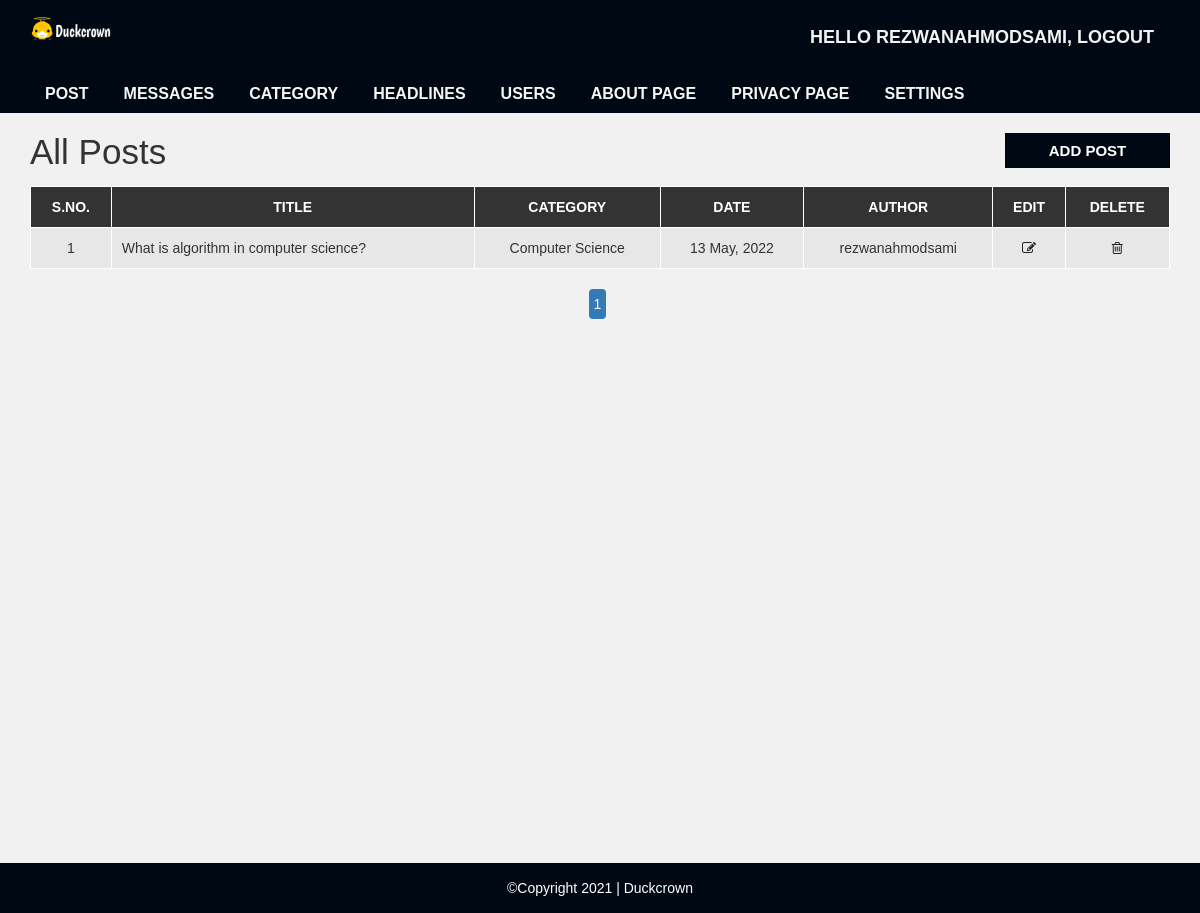
Screenshot of /admin/post.php (signed in) with the database file from the repository.
### tables this page shows
CREATE TABLE `settings` (
  `id` int(11) NOT NULL,
  `websitename` varchar(60) NOT NULL,
  `logo` varchar(50) NOT NULL,
  `footerdesc` varchar(255) NOT NULL
);

CREATE TABLE `post` (
  `post_id` int(11) NOT NULL,
  `title` varchar(100) NOT NULL,
  `description` text NOT NULL,
  `category` varchar(100) NOT NULL,
  `post_date` varchar(50) NOT NULL,
  `author` int(11) NOT NULL,
  `post_img` varchar(100) NOT NULL
);

CREATE TABLE `category` (
  `category_id` int(11) NOT NULL,
  `category_name` varchar(100) NOT NULL,
  `post` int(11) NOT NULL DEFAULT 0,
  `headline` int(11) NOT NULL
);

CREATE TABLE `user` (
  `user_id` int(10) UNSIGNED NOT NULL,
  `first_name` varchar(30) NOT NULL,
  `last_name` varchar(30) NOT NULL,
  `username` varchar(30) DEFAULT NULL,
  `password` varchar(40) DEFAULT NULL,
  `role` int(11) NOT NULL
);

### admin/post.php (the view, shortened to what this page needs)
<?php include "header.php"; ?>
  <div id="admin-content">
      <div class="container">
          <div class="row">
              <div class="col-md-10">
                  <h1 class="admin-heading">All Posts</h1>
              </div>
              <div class="col-md-2">
                  <a class="add-new" href="add-post.php">add post</a>
              </div>
              <div class="col-md-12">
                <?php
                  include "config.php";
                  $limit = 10;
                  if(isset($_GET['page'])){
                    $page = $_GET['page'];
                  }else{
                    $page = 1;
                  }
                  $offset = ($page - 1) * $limit;
                  if($_SESSION["user_role"] == '1'){
                    $sql = "SELECT post.post_id, post.title, post.description,post.post_date,
                    category.category_name,user.username,post.category FROM post
                    LEFT JOIN category ON post.category = category.category_id
                    LEFT JOIN user ON post.author = user.user_id
                    ORDER BY post.post_id DESC LIMIT {$offset},{$limit}";
                  }
                  $result = mysqli_query($conn, $sql) or die("Query Failed.");
                  if(mysqli_num_rows($result) > 0){
                ?>
                  <table class="content-table">
                      <thead>
                          <th>S.No.</th>
                          <th>Title</th>
                          <th>Category</th>
                          <th>Date</th>
                          <th>Author</th>
                          <th>Edit</th>
                          <th>Delete</th>
                      </thead>
                      <tbody>
                        <?php
                        $serial = $offset + 1;
                        while($row = mysqli_fetch_assoc($result)) {?>
                          <tr>
                              <td class='id'><?php echo $serial; ?></td>
                              <td><?php echo $row['title']; ?></td>
                              <td><?php echo $row['category_name']; ?></td>
                              <td><?php echo $row['post_date']; ?></td>
                              <td><?php echo $row['username']; ?></td>
                              <td class='edit'><a href='update-post.php?id=<?php echo $row['post_id']; ?>'><i class='fa fa-edit'></i></a></td>
                              <td class='delete'><a href='delete-post.php?id=<?php echo $row['post_id']; ?>&catid=<?php echo $row['category']; ?>'><i class='fa fa-trash-o'></i></a></td>
                          </tr>
                          <?php
                          $serial++;
                        } ?>
                      </tbody>
                  </table>
                  <?php
                }else {
                  echo "<h3>No Results Found.</h3>";
                }
                if($_SESSION["user_role"] == '1'){
                  $sql1 = "SELECT * FROM post";
                }elseif($_SESSION["user_role"] == '0'){
                  $sql1 = "SELECT * FROM post
                  WHERE author = {$_SESSION['user_id']}";
                }
                $result1 = mysqli_query($conn, $sql1) or die("Query Failed.");
                if(mysqli_num_rows($result1) > 0){
                  $total_records = mysqli_num_rows($result1);
                  $total_page = ceil($total_records / $limit);
                  echo '<ul class="pagination admin-pagination">';
                  for($i = 1; $i <= $total_page; $i++){
                    if($i == $page){
                      $active = "active";
                    }else{
                      $active = "";
                    }
                    echo '<li class="'.$active.'"><a href="post.php?page='.$i.'">'.$i.'</a></li>';
                  }
                  echo '</ul>';
                }
                  ?>
              </div>
          </div>
      </div>
  </div>
<?php include "footer.php"; ?>

### admin/header.php (shortened to what this page needs)
<!DOCTYPE html>
<html lang="en">
    <head>
        <link rel="stylesheet" href="../css/bootstrap.min.css" />
        <link rel="stylesheet" href="../css/font-awesome.css">
        <link rel="stylesheet" href="../css/style.css">
    </head>
    <body>
        <div id="header-admin">
            <div class="container">
                <div class="row">
                    <div class="col-md-2">
                    <?php
                include "config.php";
                $sql = "SELECT * FROM settings";
                $result = mysqli_query($conn, $sql) or die("Query Failed.");
                if(mysqli_num_rows($result) > 0){
                  while($row = mysqli_fetch_assoc($result)) {
                    if($row['logo'] == ""){
                      echo '<a href="post.php"><h1>'.$row['websitename'].'</h1></a>';
                    }else{
                      echo '<a href="post.php"><img class="logo" src="../images/'. $row['logo'] .'"></a>';
                    }
                  }
                }
                ?>
                    </div>
                    <div class="col-md-offset-6  col-md-4 text-white">
                        <a href="logout.php" class="admin-logout">Hello <?php echo $_SESSION["username"]; ?>, logout</a>
                    </div>
                </div>
            </div>
        </div>
        <div id="admin-menubar">
            <div class="container">
                <div class="row">
                    <div class="col-md-12">
                       <ul class="admin-menu">
                            <li>
                                <a href="post.php">Post</a>
                            </li>
                            <?php
                              if($_SESSION["user_role"] == '1'){
                            ?>
                            <li>
                                <a href="message.php">Messages</a>
                            </li>
                            <li>
                                <a href="category.php">Category</a>
                            </li>
                            <li>
                                <a href="headlines.php">Headlines</a>
                            </li>
                            <li>
                                <a href="users.php">Users</a>
                            </li>
                            <li>
                                <a href="manage-about.php">About Page</a>
                            </li>
                            <li>
                                <a href="manage-privacy.php">Privacy Page</a>
                            </li>
                            <li>
                                <a href="settings.php">Settings</a>
                            </li>
                            <?php
                              }
                            ?>
                        </ul>
                    </div>
                </div>
            </div>
        </div>

### admin/footer.php
<div id ="footer">
    <div class="container">
        <div class="row">
            <div class="col-md-12">
            <?php
                include "config.php";
                $sql = "SELECT * FROM settings";
                $result = mysqli_query($conn, $sql) or die("Query Failed.");
                if(mysqli_num_rows($result) > 0){
                  while($row = mysqli_fetch_assoc($result)) {
              ?>
                <span><?php echo $row['footerdesc']; ?></span>
              <?php
                }
              }
              ?>
            </div>
        </div>
    </div>
</div>
</body>
</html>

### css/style.css (style rules this page uses)
body { background: #f1f1f1; font-family: sans-serif,arial,Helvetica; }
a, a:hover, a:focus { text-decoration: none; outline: none; }
ul { margin:0; padding:0; list-style:none; }
img.logo { width: 50%; height: auto; display: block; }
#header-admin { background-color: #000913; padding: 15px 0; }
#header-admin .admin-logout { margin: 10px 0; color: rgb(243, 243, 243); font-size: 18px; font-weight: 600; text-transform: uppercase; display: inline-block; }
#admin-menubar { background-color: #000913; }
#admin-menubar .admin-menu { font-size: 0; }
#admin-menubar .admin-menu li { display: inline-block; margin: 0 5px 0 0; }
#admin-menubar .admin-menu li a { color: #f6f6f6; font-size: 16px; font-weight: 600; text-transform: uppercase; padding: 7px 15px; display: block; transition: all 0.3s; }
#admin-content { padding: 20px 0; min-height: 750px; }
#admin-content .admin-heading { font-size: 35px; margin: 0 0 15px; }
#admin-content .add-new { color: #fff; background-color: #000913; font-size: 15px; font-weight: 600; text-align: center; text-transform: uppercase; padding: 7px 10px; display: block; transition: all 0.3s; }
#admin-content .content-table { border: 1px solid #000; width: 100%; margin: 0 0 20px; }
#admin-content .content-table thead { color: #fff; background-color: #333; }
#admin-content .content-table th { padding: 10px; border: 1px solid #fff; font-weight: 600; text-align: center; text-transform: uppercase; }
#admin-content .content-table tbody { color: #333; }
#admin-content .content-table tbody tr { background-color: #e7e7e7; }
#admin-content .content-table tbody td { padding: 10px; border: 1px solid #fff; text-align: center; }
#admin-content .content-table tbody td:nth-child(2) { text-align: left; }
#admin-content .admin-pagination { margin: 0; }
#admin-content .admin-pagination li a { display: block; }
.id, .edit, .delete { text-align:center; }
.text-white { color:rgb(255, 255, 255); }
.pagination { display: block; text-align: center; margin: 0; }
.pagination li { display:inline-block; margin: 0 5px 0 0; }
.pagination li a { border: none; background: #000913; color: #fff; padding: 5px; }
i.fa { color:#222; }
#footer { color: #fff; padding:15px 0; text-align:center; background-color:#000913; }

### rows the page displays
settings: logo (picture), footerdesc "©Copyright 2021 | Duckcrown"
post: title "What is algorithm in computer science?", category.category_name "Computer Science", post_date "13 May, 2022", user.username "rezwanahmodsami"

### other values shown
$_SESSION["username"] "REZWANAHMODSAMI"
